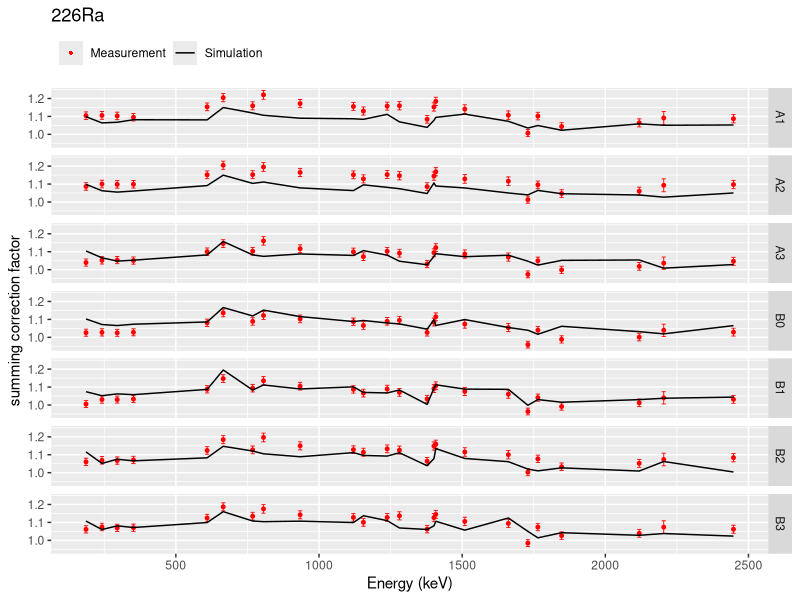
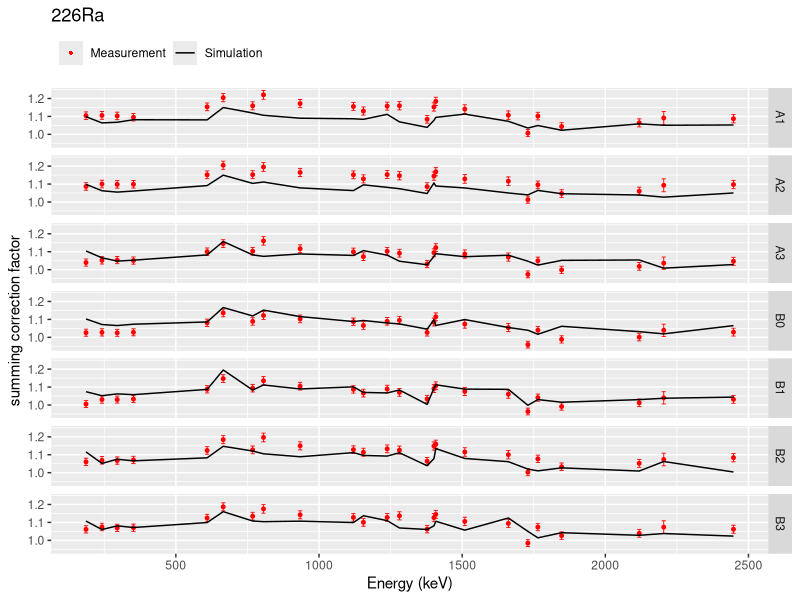

Source code (R) for these figures, in order:
suppressMessages(library(tidyr))
suppressMessages(library(dplyr))
suppressMessages(library(data.table))
suppressMessages(library(ggplot2))
nuclide<-"226Ra"

cat("current nuclide: ", nuclide, "\n")

data<-read.csv("SummingCorrectionFactor.csv",row.names = NULL)
data<-filter(data,Nuclide==nuclide)
simData<-read.csv("factors.csv", row.names = NULL)
simData<-simData[,1:length(simData)-1]
names(simData)[1] <- "Energy"
simData<-pivot_longer(simData,cols= c("A0","A1","A2","A3","B0","B1","B2","B3"),names_to=
                       "Detector", values_to = "sim_z")
require(data.table)
setDT(simData)
setDT(data)
simData<-arrange(simData, Energy, Detector)
data<-arrange(data,Energy,Detector)
simData$Energy<-data$Energy
cor_full<-merge(data,simData,by=c("Energy","Detector"))
cor_full<-arrange(cor_full, Energy, Detector)
write.csv(x=cor_full, file =paste0("Summing_Sim_Ex_Comp_",nuclide,".csv",seq=''), quote=FALSE, na="NA")

gplot<-cor_full%>%drop_na()%>%ggplot(aes(x=Energy))+
  geom_point(aes(y=z, color="Measurement"),size=1)+
  geom_errorbar(mapping=aes(ymin=z-dz, ymax=z+dz), width=15, size=0.3,color="red")+
  geom_line(aes(y=sim_z,color="Simulation"))+
  facet_grid(rows=vars(Detector))+
  scale_color_manual(values = c("red","black"),labels=c("Measurement","Simulation"))+
  labs(title=nuclide, x="Energy (keV)", y="summing correction factor")+
  theme(legend.title=element_blank(),legend.justification = "left", legend.position = "top")+
  guides(colour=guide_legend(override.aes=list(
    linetype=c (0, 1),shape=c(16,NA))))
gplot
ggsave(filename=paste0("Summing_Sim_Ex_Comp_",nuclide,".png",seq=''),plot=gplot,device =
         "png", path="./", height =7, width=5, units="in",dpi=500)


cat("combine.R has run successfully\n")
